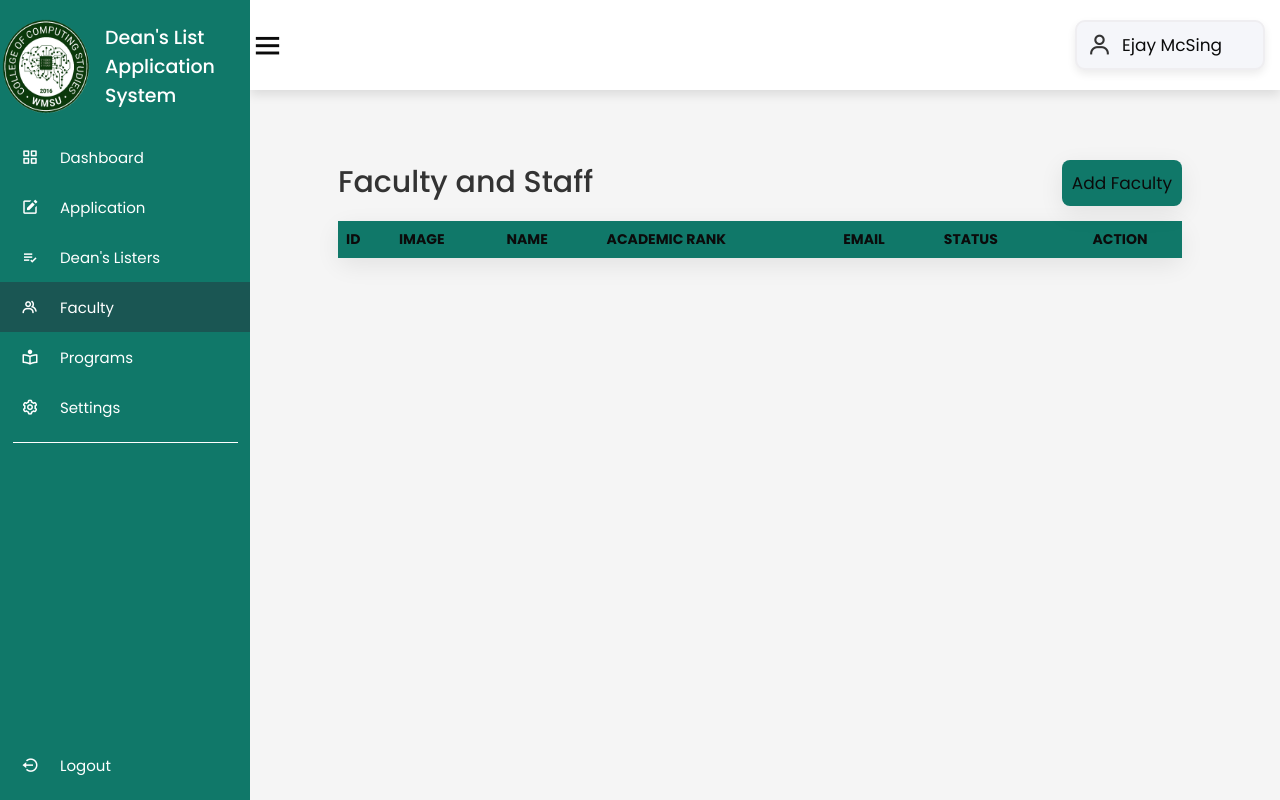
Before: /faculty/faculty.php (signed in) with the older database file.
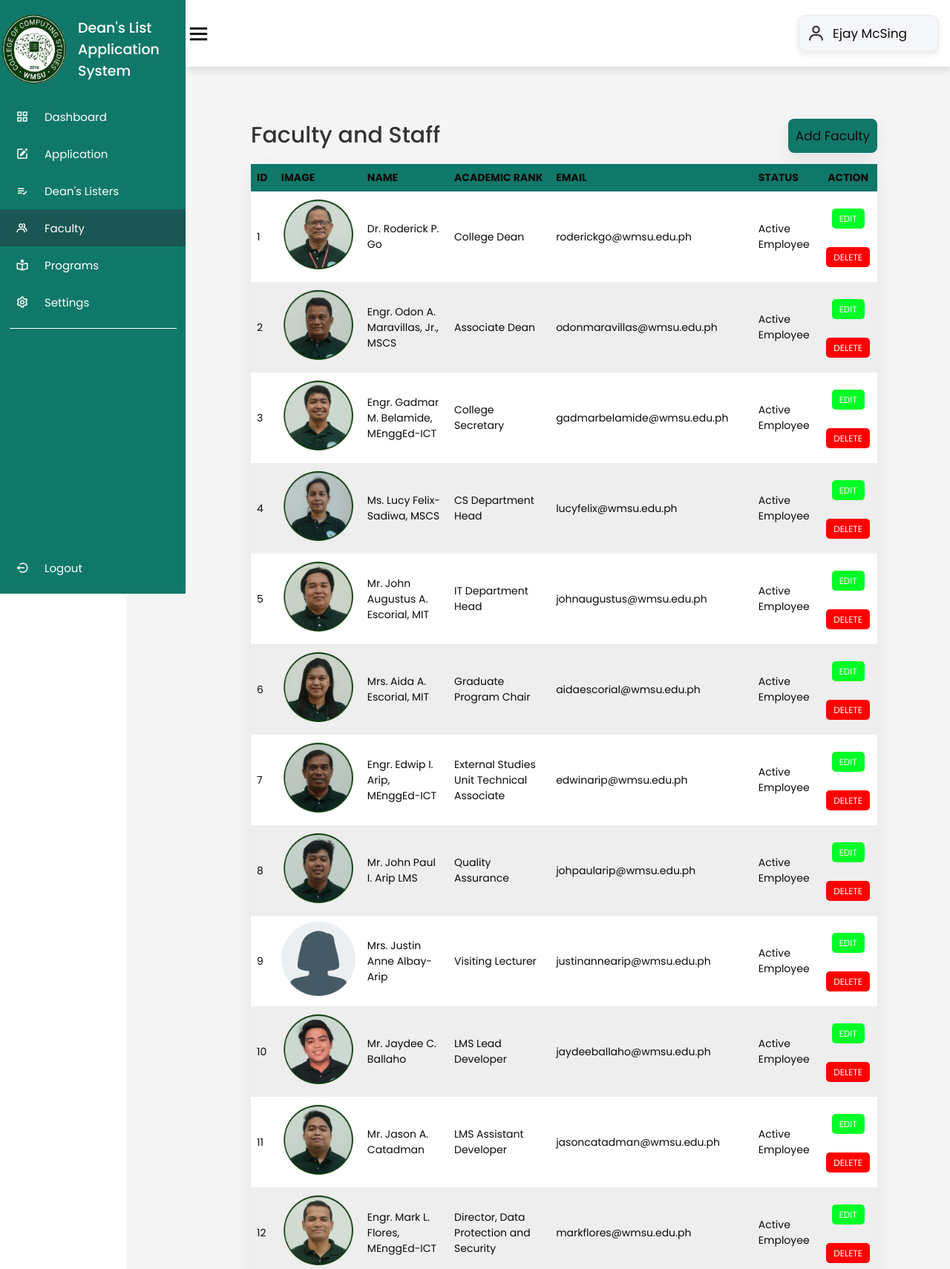
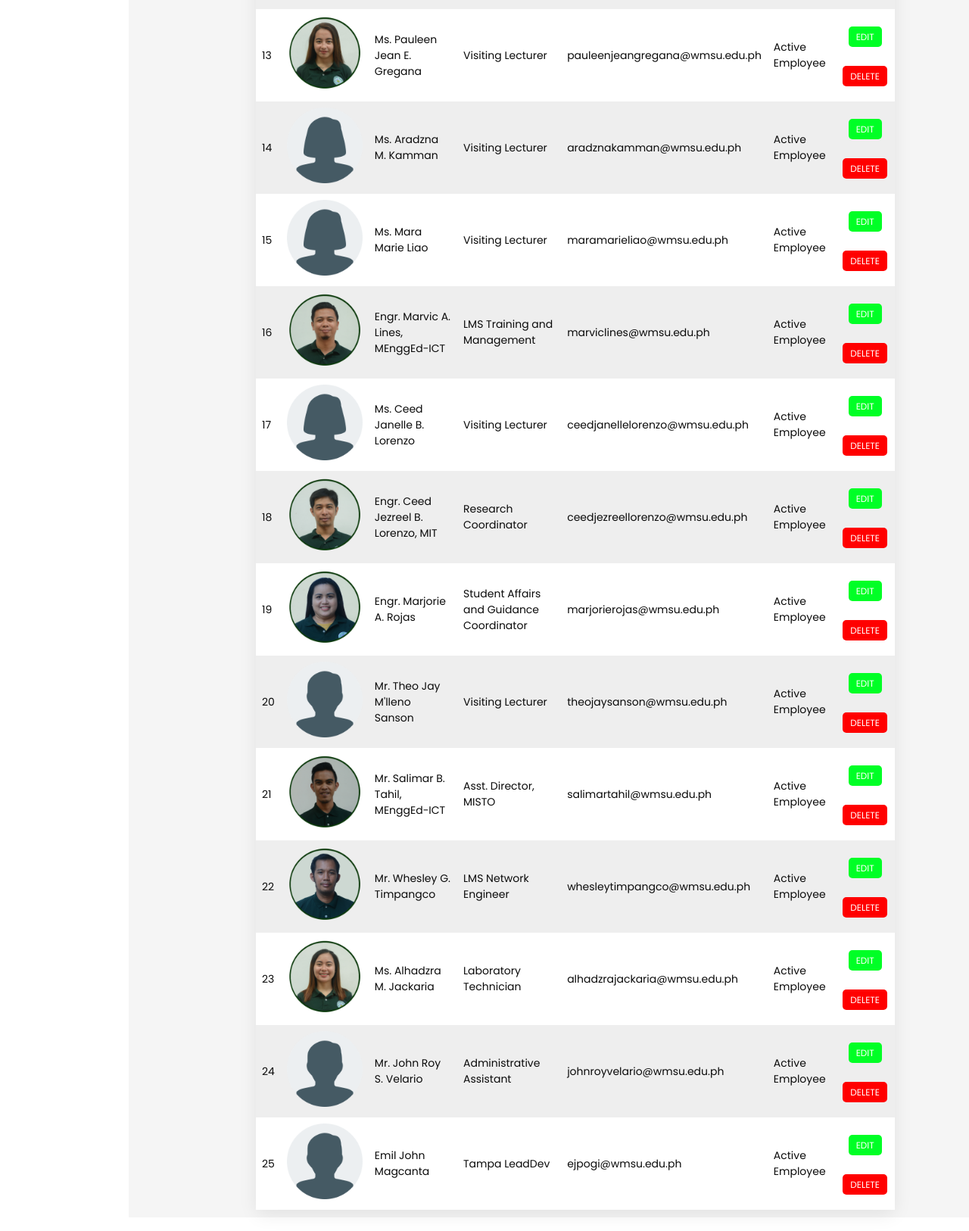
After: the same page with the newer database file (2 pictures, top to bottom).
### tables this page shows
CREATE TABLE `faculty` (
  `id` int(11) NOT NULL,
  `img` varchar(75) NOT NULL,
  `firstname` varchar(255) NOT NULL,
  `lastname` varchar(255) NOT NULL,
  `rank` varchar(100) NOT NULL,
  `email` varchar(100) NOT NULL,
  `status` varchar(100) NOT NULL,
  `created_at` timestamp NOT NULL DEFAULT current_timestamp(),
  `updated_at` timestamp NOT NULL DEFAULT current_timestamp() ON UPDATE current_timestamp()
);

### class/faculty.class.php (called while the page is built, shortened)
<?php
require_once 'database.php';
class Faculty{
    protected $db;
    function __construct()
    {
        $this->db = new Database();
    }
    function show(){
        $sql = "SELECT * FROM faculty ORDER BY CONCAT('firstname',', ','lastname') ASC;";
        $query=$this->db->connect()->prepare($sql);
        if($query->execute()){
            $data = $query->fetchAll();
        }
        return $data;
    }
}
?>

### class/database.php (called while the page is built)
<?php
class Database{
    private $host = 'localhost';
    private $username = 'root';
    private $password = '';
    private $database = 'deanslist';
    protected $connection;
    function connect(){
        try
			{
				$this->connection = new PDO("mysql:host=$this->host;dbname=$this->database",
											$this->username, $this->password);
			}
			catch (PDOException $e)
			{
				echo "Connection error " . $e->getMessage();
			}
        return $this->connection;
    }
}
?>

### faculty/faculty.php (the view, shortened to what this page needs)
<!DOCTYPE html>
<html lang="en">
<head>
    <link rel="stylesheet" href="https://cdn.jsdelivr.net/npm/boxicons@latest/css/boxicons.min.css">
    <link href="../css/style.css" rel="stylesheet">
    <link rel="stylesheet" href="//code.jquery.com/ui/1.13.2/themes/base/jquery-ui.css">
</head>
<body>
    <div class="side-bar">
        <br>
        <div class="logo-details">
            <img class="logo" style="margin-left:2px"src="ccslogo.png" width ="130" height = "95">
            <span class="logo-name">Dean's List Application <br> System</span>
		</div>
        <br>
        <ul class="nav-links">
            <li>
                <a href="../dashboard/dashboard.php">
                    <i class='bx bx-grid-alt' ></i>
                    <span class="links-name">Dashboard</span>
                </a>
            </li>
            <li>
                <a href="../application/application.php">
                <i class='bx bxs-edit'></i>
                    <span class="links-name">Application</span>
                </a>
            </li>
            <li>
                <a href="../listers/listers.php">
                <i class='bx bx-list-check'></i>
                    <span class="links-name">Dean's Listers</span>
                </a>
            </li>
            <li>
                <a href="../faculty/faculty.php" class ="active">
                    <i class='bx bx-group' ></i>
                    <span class="links-name">Faculty</span>
                </a>
            </li>
            <li>
                <a href="../programs/programs.php" >
                <i class='bx bx-book-reader'></i>
                    <span class="links-name">Programs</span>
                </a>
            </li>
            <li>
                <a href="#">
                    <i class='bx bx-cog'></i>
                    <span class="links-name">Settings</span>
                </a>
            </li>
            <hr class="line">
            <li id="logout-link">
                <a class="logout-link" href="../login/logout.php" title="Logout">
                    <i class='bx bx-log-out-circle'></i>
                    <span class="links-name">Logout</span>
                </a>
            </li>
        </ul>
    </div>
    <section class="home-section">
        <nav>
            <div class="side-bar-button">
                <i class='bx bx-menu small'></i>
            </div>
            <div class="profile-details">
                <i class='bx bx-user'></i>
                <?php echo '<span class="admin-name">'.$_SESSION['user_firstname'].' '.$_SESSION['user_lastname'].'</span>'; ?>
            </div>
        </nav>
        <div class="home-content">
            <div class="table-container">
                <div class="table-heading">
                    <h3 class="table-title">Faculty and Staff</h3>
                    <?php
                        if($_SESSION['user_type'] == 'admin'){
                    ?>
                        <a href="addfaculty.php" class="button"><center>Add Faculty</center></a>
                    <?php
                        }
                    ?>
                </div>
                <br>
                <?php
                require '../class/database.php';
                ?>
                <table class="table">
                    <thead>
                        <tr>
                            <th>ID</th>
                            <th>Image</th>
                            <th>Name</th>
                            <th>Academic Rank</th>
                            <th>Email</th>
                            <th>Status</th>
                            <?php
                                if($_SESSION['user_type'] == 'admin'){
                            ?>
                                <th class="action">Action</th>
                            <?php
                                }
                            ?>
                        </tr>
                    </thead>
                    <tbody>
                        <?php
                            require_once '../class/faculty.class.php';
                            $faculty = new Faculty();
                            $i = 1;
                            foreach ($faculty->show() as $value){
                        ?>
                            <tr>
                                <td><?php echo $i ?></td>
                                <td> <img src="img/<?php echo $value["img"]; ?>" width = 100 title="<?php echo $value['img']; ?>"> </td>
                                <td><?php echo $value['firstname'] . ' ' . $value['lastname'] ?>
                                <td><?php echo $value['rank'] ?></td>
                                <td><?php echo $value['email'] ?></td>
                                <td><?php echo $value['status'] ?></td>
                                <?php
                                    if($_SESSION['user_type'] == 'admin'){
                                ?>
                                    <td>
                                        <div class="action">
                                            <a class="action-edit" href="editfaculty.php?id=<?php echo $value['id'] ?>">Edit</a>
                                            <br></br><a class="action-delete" href="deletefaculty.php?id=<?php echo $value['id'] ?>">Delete</a>
                                        </div>
                                    </td>
                                <?php
                                    }
                                ?>
                            </tr>
                            <?php
                                $i++;
                            }
                            ?>
                    </tbody>
                </table>
            </div>
        </div>
    </section>
</body>
</html>

### css/style.css (style rules this page uses)
* { font-family:'Poppins', sans-serif; margin: 0; padding: 0; box-sizing: border-box; font-size: 17px; color : rgb(11, 11, 11); outline: none; border:none; text-decoration: none; }
.button { background-color:#107869 !important; color: rgb(12, 12, 12); border: none; }
.side-bar { position: fixed; top: 0; left: 0; width: 200px; height: calc(100vh); background-color: #107869; z-index: 2000; font-family: var(--lato); transition: .3s ease; overflow: hidden; scrollbar-width: none; }
.side-bar .logo-details { height: 80px; display: flex; align-items: center; }
.side-bar .logo-details .logo { font-size: 28px; font-weight: 800; min-width: 60px; justify-items: center; }
.side-bar .logo-details .logo-name { color: #fff; font-size: 19px; font-weight: 470; align-items: center; display: block; margin-left: 15px; }
.side-bar .nav-links { height: calc(100vh); }
.side-bar .nav-links li { position: relative; list-style: none; height: 50px; width: 100%; }
.side-bar .nav-links li a { height: 100%; width: 100%; display: flex; align-items: center; text-decoration: none; }
.side-bar .nav-links .active { background-color: #1A5653; }
.side-bar .nav-links li i { min-width: 60px; text-align: center; font-size: 18px; color: #fff; }
.side-bar .nav-links li a .links-name { color: #fff; font-size: 15px; font-weight: 400; white-space: nowrap; }
.side-bar .nav-links .line { margin: 10px auto; width: 90%; height: 1px; border: 0; border-top: 1px solid white; }
.home-section { position: relative; background-color: #f5f5f5; min-height: calc(100vh); width: calc(100% - 250px); left: 250px; }
.home-section nav { position: fixed; top:0; left:20; right:20; z-index: 1000; background-color: var(--white); display: flex; padding-top: 2rem; padding-bottom: 2rem; box-shadow: var(--box-shadow); align-items: center; justify-content: space-between; }
.home-section nav .side-bar-button { display: flex; align-items: center; font-size: 24px; font-weight: 500; }
nav .side-bar-button i { font-size: 35px; margin-right: 10px; }
.home-section nav .profile-details { display: flex; align-items: center; background: #f5f6fa; border: 2px solid #efeef1; border-radius: 10px; height: 50px; min-width: 190px; box-shadow: 0 4px 8px 0 rgba(0,0,0,0.08); margin-right: 15px; }
.home-section nav .profile-details i { font-size: 25px; font-weight: 500; color: #333; margin: 0 10px; white-space: nowrap; }
.table-title { font-weight: 450; font-size: 30px; text-align: left; color: #333; margin: 20px 0; display: inline; }
.table-container { position: relative; top: 80px; padding: 40px; }
.table { border-collapse: collapse; text-align: left; vertical-align: middle; width: 100%; overflow: auto; border-style: none; border-radius: 10px; background-color: rgba(233, 239, 232, 0.974); box-shadow: 0 7px 25px rgba(0, 0, 0, 0.08); margin-right:100; }
th, td { padding: 8px; font-size: 14px; }
thead { background-color:#107869; font-size: .9rem; text-transform: uppercase; letter-spacing: 2%; }
thead th { width: auto; height: fit-content; }
tbody tr:nth-child(odd) { background-color: #fff; }
tbody tr:nth-child(even) { background-color: #eee; }
tr .action, th .action { text-align: center; }
td a { padding: 5px 10px; font-size: 12px; border-radius: 5px; margin: 0 2px; text-decoration: none; text-transform: uppercase; color: white; }
a.action-edit { background-color: rgb(0, 255, 38); }
a.action-delete { background-color: red; }
.table-container .button { display: inline; float: right; width: fit-content; border-radius: 8px; box-shadow: 0 7px 25px rgba(0, 0, 0, 0.08); }
.table-container .table-heading { display: flex; justify-content: space-between; height: 25px; align-items: center; }
.home-section .home-content { position: relative; }
#logout-link { position: absolute; bottom: 0; margin-bottom: 10px; }
a.button { width: 100%; padding: 10px; margin: 8px 0; border-radius: 6px; box-sizing: border-box; border: 0; text-decoration: none; }
:root { --main-color:#107869; --black:#222; --white:#fff; --light-black:#777; --light-white:#fff9; --dark-bg:rgba(0,0,0,.7); --light-bg:#eee; --border:.1rem solid var(--black); --box-shadow:0 .5rem 1rem rgba(0,0,0,.1); --text-shadow:0 1.5rem 3rem rgba(0,0,0,.3); }
html { font-size: 62.5%; overflow-x: hidden; }
section { padding:5rem 10%; }

Changed rows visible on the page:
added faculty: img (picture), firstname "Dr. Roderick", lastname "P. Go", rank "College Dean", email "roderickgo@wmsu.edu.ph", status "Active Employee"
added faculty: img (picture), firstname "Engr. Odon A.", lastname "Maravillas, Jr., MSCS", rank "Associate Dean", email "odonmaravillas@wmsu.edu.ph", status "Active Employee"
added faculty: img (picture), firstname "Engr. Gadmar M.", lastname "Belamide, MEnggEd-ICT", rank "College Secretary", email "gadmarbelamide@wmsu.edu.ph", status "Active Employee"
added faculty: img (picture), firstname "Ms. Lucy", lastname "Felix-Sadiwa, MSCS", rank "CS Department Head", email "lucyfelix@wmsu.edu.ph", status "Active Employee"
added faculty: img (picture), firstname "Mr. John Augustus", lastname "A. Escorial, MIT", rank "IT Department Head", email "johnaugustus@wmsu.edu.ph", status "Active Employee"
added faculty: img (picture), firstname "Mrs. Aida", lastname "A. Escorial, MIT", rank "Graduate Program Chair", email "aidaescorial@wmsu.edu.ph", status "Active Employee"
added faculty: img (picture), firstname "Engr. Edwip I.", lastname "Arip, MEnggEd-ICT", rank "External Studies Unit Technical Associate", email "edwinarip@wmsu.edu.ph", status "Active Employee"
added faculty: img (picture), firstname "Mr. John Paul", lastname "I. Arip LMS", rank "Quality Assurance", email "johpaularip@wmsu.edu.ph", status "Active Employee"
added faculty: img (picture), firstname "Mrs. Justin Anne", lastname "Albay-Arip", rank "Visiting Lecturer", email "justinannearip@wmsu.edu.ph", status "Active Employee"
added faculty: img (picture), firstname "Mr. Jaydee", lastname "C. Ballaho", rank "LMS Lead Developer", email "jaydeeballaho@wmsu.edu.ph", status "Active Employee"
added faculty: img (picture), firstname "Mr. Jason", lastname "A. Catadman", rank "LMS Assistant Developer", email "jasoncatadman@wmsu.edu.ph", status "Active Employee"
added faculty: img (picture), firstname "Engr. Mark L.", lastname "Flores, MEnggEd-ICT", rank "Director, Data Protection and Security", email "markflores@wmsu.edu.ph", status "Active Employee"
added faculty: img (picture), firstname "Ms. Pauleen Jean", lastname "E. Gregana", rank "Visiting Lecturer", email "pauleenjeangregana@wmsu.edu.ph", status "Active Employee"
added faculty: img (picture), firstname "Ms. Aradzna", lastname "M. Kamman", rank "Visiting Lecturer", email "aradznakamman@wmsu.edu.ph", status "Active Employee"
added faculty: img (picture), firstname "Ms. Mara", lastname "Marie Liao", rank "Visiting Lecturer", email "maramarieliao@wmsu.edu.ph", status "Active Employee"
added faculty: img (picture), firstname "Engr. Marvic", lastname "A. Lines, MEnggEd-ICT", rank "LMS Training and Management", email "marviclines@wmsu.edu.ph", status "Active Employee"
added faculty: img (picture), firstname "Ms. Ceed Janelle", lastname "B. Lorenzo", rank "Visiting Lecturer", email "ceedjanellelorenzo@wmsu.edu.ph", status "Active Employee"
added faculty: img (picture), firstname "Engr. Ceed Jezreel", lastname "B. Lorenzo, MIT", rank "Research Coordinator", email "ceedjezreellorenzo@wmsu.edu.ph", status "Active Employee"
added faculty: img (picture), firstname "Engr. Marjorie", lastname "A. Rojas", rank "Student Affairs and Guidance Coordinator", email "marjorierojas@wmsu.edu.ph", status "Active Employee"
added faculty: img (picture), firstname "Mr. Theo Jay", lastname "M'lleno Sanson", rank "Visiting Lecturer", email "theojaysanson@wmsu.edu.ph", status "Active Employee"
added faculty: img (picture), firstname "Mr. Salimar B.", lastname "Tahil, MEnggEd-ICT", rank "Asst. Director, MISTO", email "salimartahil@wmsu.edu.ph", status "Active Employee"
added faculty: img (picture), firstname "Mr. Whesley", lastname "G. Timpangco", rank "LMS Network Engineer", email "whesleytimpangco@wmsu.edu.ph", status "Active Employee"
added faculty: img (picture), firstname "Ms. Alhadzra", lastname "M. Jackaria", rank "Laboratory Technician", email "alhadzrajackaria@wmsu.edu.ph", status "Active Employee"
added faculty: img (picture), firstname "Mr. John Roy", lastname "S. Velario", rank "Administrative Assistant", email "johnroyvelario@wmsu.edu.ph", status "Active Employee"
added faculty: img (picture), firstname "Emil John", lastname "Magcanta", rank "Tampa LeadDev", email "ejpogi@wmsu.edu.ph", status "Active Employee"
